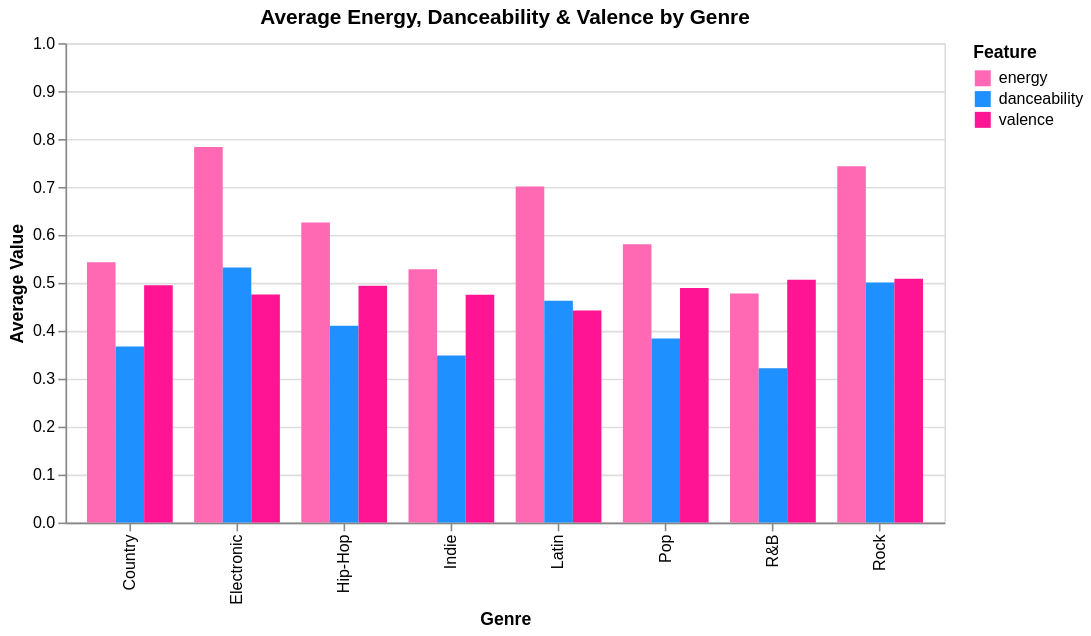

The notebook cell this image was saved under:
### Markdown cell above
## Vega-Altair

### My Altair Chart: Average Audio Features by Genre using xOffset

I used the xOffset encoding channel from the Altair docs to compare energy, danceability and valence side by side for each genre. I wanted to see which genres have the most balanced audio profile and which ones are really one-dimensional.

### Code cell
import altair as alt ## re import alt air to debug script error
alt.data_transformers.enable("default")

features = ["energy", "danceability", "valence"]
genre_features = df.groupby("genre")[features].mean().reset_index()

melted = genre_features.melt(
    id_vars="genre",
    value_vars=features,
    var_name="feature",
    value_name="avg_value"
)

chart = alt.Chart(melted).mark_bar().encode(
    x=alt.X("genre:N", title="Genre"),
    y=alt.Y("avg_value:Q", title="Average Value", scale=alt.Scale(domain=[0, 1])),
    xOffset="feature:N",
    color=alt.Color("feature:N",
        scale=alt.Scale(
            domain=["energy", "danceability", "valence"],
            range=["#FF69B4", "#1E90FF", "#FF1493"]
        ),
        title="Feature"
    ),
    tooltip=["genre:N", "feature:N", alt.Tooltip("avg_value:Q", format=".2f")]
).properties(
    title="Average Energy, Danceability & Valence by Genre",
    width=550,
    height=300
)

chart

### Figure 1 — Vega-Lite specification as saved in the notebook (floating-point values rounded to 4 significant figures)
{"config": {"view": {"continuousWidth": 300, "continuousHeight": 300}}, "data": {"name": "data-3337122500db5f8f22ae6c37b307483b"}, "mark": {"type": "bar"}, "encoding": {"color": {"field": "feature", "scale": {"domain": ["energy", "danceability", "valence"], "range": ["#FF69B4", "#1E90FF", "#FF1493"]}, "title": "Feature", "type": "nominal"}, "tooltip": [{"field": "genre", "type": "nominal"}, {"field": "feature", "type": "nominal"}, {"field": "avg_value", "format": ".2f", "type": "quantitative"}], "x": {"field": "genre", "title": "Genre", "type": "nominal"}, "xOffset": {"field": "feature", "type": "nominal"}, "y": {"field": "avg_value", "scale": {"domain": [0, 1]}, "title": "Average Value", "type": "quantitative"}}, "height": 300, "title": "Average Energy, Danceability & Valence by Genre", "width": 550, "$schema": "https://vega.github.io/schema/vega-lite/v5.20.1.json", "datasets": {"data-3337122500db5f8f22ae6c37b307483b": [{"genre": "Country", "feature": "energy", "avg_value": 0.5428}, {"genre": "Electronic", "feature": "energy", "avg_value": 0.7831}, {"genre": "Hip-Hop", "feature": "energy", "avg_value": 0.6261}, {"genre": "Indie", "feature": "energy", "avg_value": 0.5282}, {"genre": "Latin", "feature": "energy", "avg_value": 0.7007}, {"genre": "Pop", "feature": "energy", "avg_value": 0.5807}, {"genre": "R&B", "feature": "energy", "avg_value": 0.4778}, {"genre": "Rock", "feature": "energy", "avg_value": 0.743}, {"genre": "Country", "feature": "danceability", "avg_value": 0.367}, {"genre": "Electronic", "feature": "danceability", "avg_value": 0.532}, {"genre": "Hip-Hop", "feature": "danceability", "avg_value": 0.4104}, {"genre": "Indie", "feature": "danceability", "avg_value": 0.3486}, {"genre": "Latin", "feature": "danceability", "avg_value": 0.4626}, {"genre": "Pop", "feature": "danceability", "avg_value": 0.3838}, {"genre": "R&B", "feature": "danceability", "avg_value": 0.322}, {"genre": "Rock", "feature": "danceability", "avg_value": 0.5006}, {"genre": "Country", "feature": "valence", "avg_value": 0.4949}, {"genre": "Electronic", "feature": "valence", "avg_value": 0.4756}, {"genre": "Hip-Hop", "feature": "valence", "avg_value": 0.494}, {"genre": "Indie", "feature": "valence", "avg_value": 0.475}, {"genre": "Latin", "feature": "valence", "avg_value": 0.4421}, {"genre": "Pop", "feature": "valence", "avg_value": 0.4892}, {"genre": "R&B", "feature": "valence", "avg_value": 0.5066}, {"genre": "Rock", "feature": "valence", "avg_value": 0.5084}]}}
